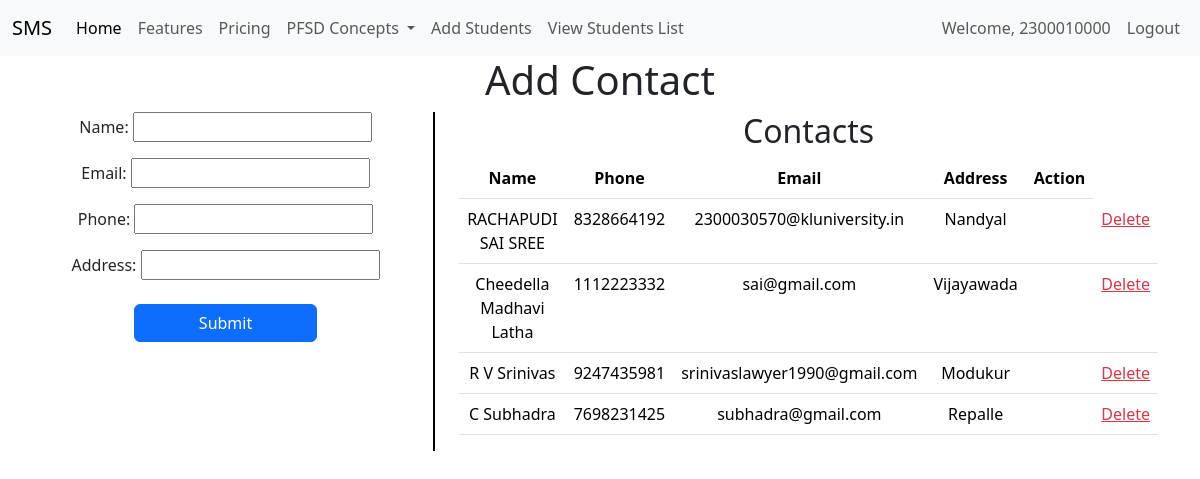
The app's page /add_contact/ (signed in) with its own data.
### adminapp/models.py (models this page shows, shortened)
class Contact(models.Model):
    name= models.CharField(max_length=200)
    email = models.EmailField(max_length=40, blank=False, null=False)
    phone=models.CharField(max_length=10)
    address=models.CharField(max_length=150)
    user = models.ForeignKey(User, on_delete=models.CASCADE, null=True)  # Allow null temporarily

### adminapp/views.py (the view)
# urls.py: path('add_contact/',views.add_contact,name='add_contact'),
@login_required  # Ensure the user is logged in
def add_contact(request):
    if request.method == 'POST':
        form = ContactForm(request.POST)
        if form.is_valid():
            contact_instance = form.save(commit=False)
            contact_instance.user = request.user  # Associate contact with the logged-in user
            contact_instance.save()
            subject = 'New Contact Added'
            all_contacts = Contact.objects.filter(user=request.user)
            contacts_list = "\n".join(
                [f'Name: {contact.name}, Email: {contact.email}, Phone: {contact.phone}, Address: {contact.address}' for
                 contact in all_contacts]
            )
            message = f'Hello {request.user.username},\n\nYou have added a new contact:\n\n' \
                      f'Name: {contact_instance.name}\n' \
                      f'Email: {contact_instance.email}\n' \
                      f'Phone: {contact_instance.phone}\n' \
                      f'Address: {contact_instance.address}\n\n' \
                      f'Here are all your contacts:\n{contacts_list}\n\n' \
                      f'Thank you!'
            from_email = ''  # Replace with your email
            recipient_list = [request.user.email]
            send_mail(subject, message, from_email, recipient_list)
            return redirect('add_contact')  # Redirect to the same page or another page
    else:
        form = ContactForm()
    contacts = Contact.objects.filter(user=request.user)  # Only show the logged-in user's contacts
    return render(request, 'adminapp/contact.html', {'form': form, 'contacts': contacts})

### adminapp/forms.py
class ContactForm(forms.ModelForm):
    class Meta:
        model = Contact
        fields = ['name','email','phone','address']

### templates/adminapp/contact.html (shortened to what this page needs)
{% extends 'Navbar/ProjectNavBar.html' %}
{% load static %}
{% block body %}
<main class="container text-center">
    <header>
        <h1>Add Contact</h1>
    </header>
    <div class="row">
        <div class="col">
            <form method="post" action="{% url 'add_contact' %}">{% csrf_token %}
                {{ form.as_p }}
                <div class="d-grid gap-2 col-6 mx-auto mt-4">
                    <button class="btn btn-primary" type="submit">Submit</button>
                </div>
            </form>
        </div>
        <div class="col-auto d-flex align-items-center">
            <div style="border-left: 2px solid black; height: 100%;"></div>
        </div>
        <div class="col">
            <h2>Contacts</h2>
            <table class="table">
                <thead>
                    <tr>
                        <th>Name</th>
                        <th>Phone</th>
                        <th>Email</th>
                        <th>Address</th>
                        <th>Action</th>
                    </tr>
                </thead>
                <tbody>
                    {% for contact in contacts %}
                        <tr>
                            <td>{{ contact.name }}</td>
                            <td>{{ contact.phone }}</td>
                            <td>{{ contact.email }}</td>
                            <td>{{ contact.address }}</td>
                            <td><td><a href="{% url 'delete_contact' contact.pk %}" class="text-danger">Delete</a></td>
</td>
                        </tr>
                    {% empty %}
                        <tr>
                            <td colspan="5">No contacts available.</td>
                        </tr>
                    {% endfor %}
                </tbody>
            </table>
        </div>
    </div>
</main>
{% endblock %}

### templates/navbar/ProjectNavBar.html (shortened to what this page needs)
<!DOCTYPE html>
<html lang="en">
<head>
    <link href="https://cdn.jsdelivr.net/npm/bootstrap@5.3.3/dist/css/bootstrap.min.css" rel="stylesheet">
</head>
<body>
<nav class="navbar navbar-expand-lg navbar-light bg-light">
  <div class="container-fluid">
    <a class="navbar-brand" href=" {% url 'projecthomepage' %} ">SMS</a>
    <div class="collapse navbar-collapse" id="navbarNavDropdown">
      <ul class="navbar-nav">
        <li class="nav-item">
          <a class="nav-link active" aria-current="page" href="#">Home</a>
        </li>
        <li class="nav-item">
          <a class="nav-link" href="#">Features</a>
        </li>
        <li class="nav-item">
          <a class="nav-link" href="#">Pricing</a>
        </li>
        <li class="nav-item dropdown">
          <a class="nav-link dropdown-toggle" href="#" id="navbarDropdownMenuLink" role="button" data-bs-toggle="dropdown" aria-expanded="false">
            PFSD Concepts
          </a>
        </li>
          <li class="nav-item">
          <a class="nav-link" href="{% url 'add_student' %}">Add Students</a>
        </li>
        <li class="nav-item">
          <a class="nav-link" href=#>View Students List</a>
        </li>
      </ul>
    </div>
  <ul  class="navbar-nav ms-auto">
<li>
        {% if user.is_authenticated %}
        <li class="nav-item">
        <span class="nav-link">Welcome, {{ user.username }}</span>
    </li>
          <li class="nav-item">
          <a class="nav-link" href="{% url 'logout' %}">Logout</a>
          </li>
        {% endif %}
 </li>
      </ul>
  </div>
</nav>
{% block body %}
{% endblock %}
</body>
</html>

### records on screen
Contact: name "RACHAPUDI SAI SREE", phone "8328664192", email "2300030570@kluniversity.in", address "Nandyal"
Contact: name "Cheedella Madhavi Latha", phone "1112223332", email "sai@gmail.com", address "Vijayawada"
Contact: name "R V Srinivas", phone "9247435981", email "srinivaslawyer1990@gmail.com", address "Modukur"
Contact: name "C Subhadra", phone "7698231425", email "subhadra@gmail.com", address "Repalle"

### other values on screen
{{ user.username }} "2300010000"
